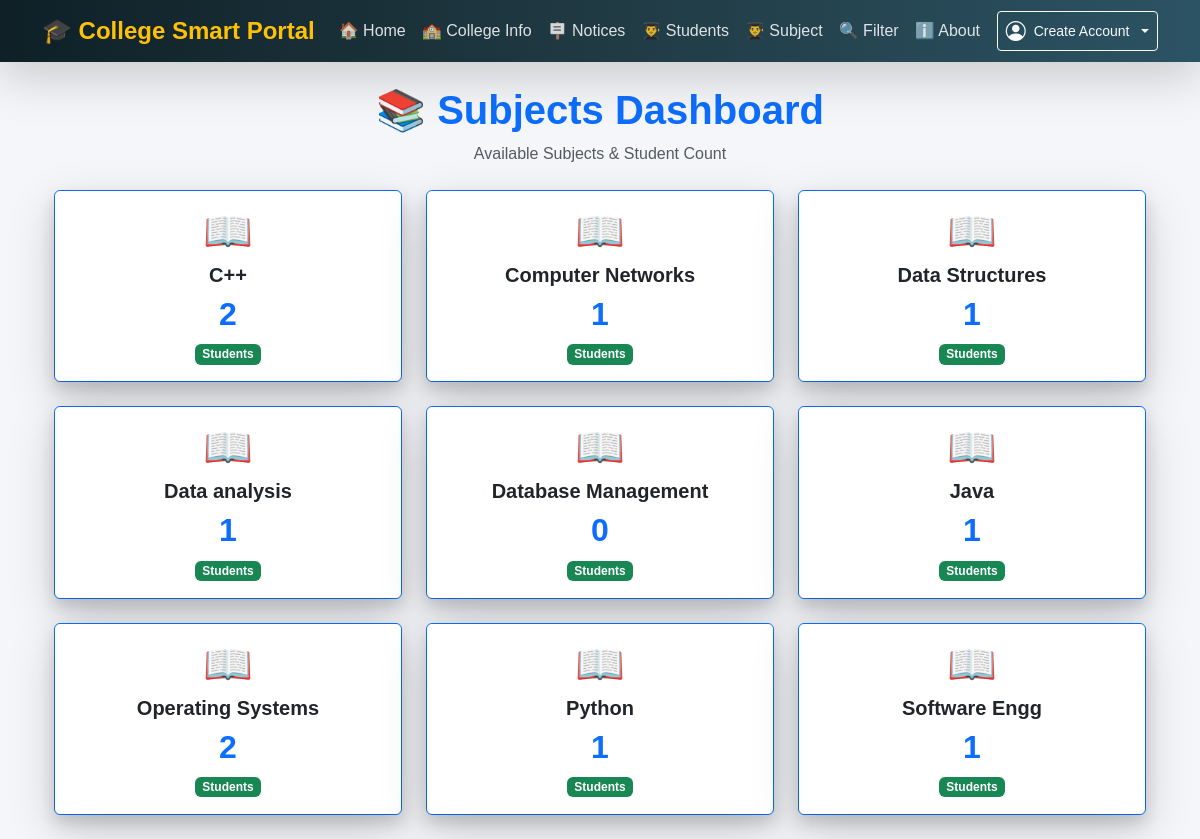
Page /subjects on the committed database.
### tables this page shows
CREATE TABLE subjects(
            id INTEGER PRIMARY KEY AUTOINCREMENT,
            name TEXT NOT NULL UNIQUE
        );

### app.py (the view)
@app.route('/subjects')
def subjects():
    conn= get_db(MOHINI_DB)
    rows = conn.execute('''
            SELECT subjects.name AS subject_name, COUNT(stud.id) AS student_count
            FROM subjects
            LEFT JOIN stud ON stud.subject = subjects.name
            GROUP BY subjects.name
            ORDER BY subjects.name
    ''').fetchall()
    conn.close()
    return render_template('subjects.html', rows=rows)

### database.py (called while the page is built)
def get_db(db_path):
    conn = sqlite3.connect(db_path)
    conn.row_factory = sqlite3.Row
    return conn

### templates/subjects.html (shortened to what this page needs)
{% extends "base.html" %}
{% block content %}
<div class="container">
    <div class="text-center mb-4">
        <h1 class="fw-bold text-primary">📚 Subjects Dashboard</h1>
        <p class="text-muted">Available Subjects & Student Count</p>
    </div>
    <div class="row">
        {% for row in rows %}
        <div class="col-md-4 mb-4">
             <div class="card border-primary shadow text-center">
            <div class="card shadow-lg border-0 text-center">
                <div class="card-body">
                    <h1>📖</h1>
                    <h5 class="fw-bold mt-2">
                        {{ row['subject_name'] }}
                    </h5>
                    <h2 class="fw-bold text-primary">
                        {{ row['student_count'] }}
                    </h2>
                    <span class="badge bg-success">
                        Students
                    </span>
                </div>
            </div>
            </div>
        </div>
        {% endfor %}
    </div>
</div>
{% endblock %}

### templates/base.html (style rules this page uses)
body { font-family: Arial, sans-serif; background: #f4f6f9; }

### rows in the picture
subjects: subject_name "Computer Networks", student_count "1"
subjects: subject_name "Data Structures", student_count "1"
subjects: subject_name "Data analysis", student_count "1"
subjects: subject_name "Database Management", student_count "0"
subjects: subject_name "Java", student_count "1"
subjects: subject_name "Operating Systems", student_count "2"
subjects: subject_name "Python", student_count "1"
subjects: subject_name "Software Engg", student_count "1"

### other values in the picture
{{ session['username'] if session.get('username') else 'Create Account' }} "Create Account"
{{ row['subject_name'] }} "C++"
{{ row['student_count'] }} "2"
